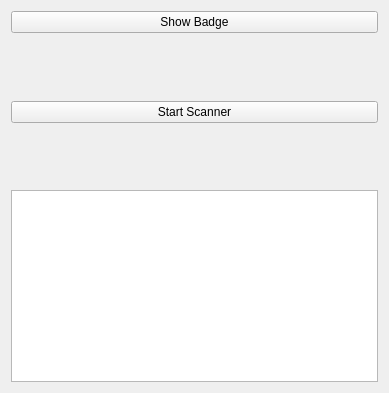
<?xml version="1.0" encoding="UTF-8"?>
<ui version="4.0">
 <class>CameraPairingWidget</class>
 <widget class="QWidget" name="CameraPairingWidget">
  <property name="geometry">
   <rect>
    <x>0</x>
    <y>0</y>
    <width>389</width>
    <height>393</height>
   </rect>
  </property>
  <property name="windowTitle">
   <string>Camera Pairing</string>
  </property>
  <layout class="QGridLayout" name="gridLayout">
   <item row="7" column="1" colspan="2">
    <widget class="QListWidget" name="listWidgetCandidates">
     <property name="sizePolicy">
      <sizepolicy hsizetype="Minimum" vsizetype="Minimum">
       <horstretch>0</horstretch>
       <verstretch>0</verstretch>
      </sizepolicy>
     </property>
     <property name="flow">
      <enum>QListView::LeftToRight</enum>
     </property>
     <property name="viewMode">
      <enum>QListView::IconMode</enum>
     </property>
    </widget>
   </item>
   <item row="0" column="1" colspan="2">
    <widget class="QPushButton" name="pushButtonBadge">
     <property name="sizePolicy">
      <sizepolicy hsizetype="Minimum" vsizetype="Minimum">
       <horstretch>0</horstretch>
       <verstretch>0</verstretch>
      </sizepolicy>
     </property>
     <property name="toolTip">
      <string>Display our badge so that other tiers may discover us.</string>
     </property>
     <property name="text">
      <string>Show Badge</string>
     </property>
     <property name="icon">
      <iconset resource="../../libres/resources/icons.qrc">
       <normaloff>:/icons/identity.svg</normaloff>:/icons/identity.svg</iconset>
     </property>
     <property name="checkable">
      <bool>true</bool>
     </property>
    </widget>
   </item>
   <item row="1" column="2">
    <widget class="QRWidget" name="widgetQR" native="true">
     <property name="sizePolicy">
      <sizepolicy hsizetype="Minimum" vsizetype="Expanding">
       <horstretch>0</horstretch>
       <verstretch>0</verstretch>
      </sizepolicy>
     </property>
    </widget>
   </item>
   <item row="1" column="1">
    <widget class="IdenticonWidget" name="widgetIdenticon" native="true">
     <property name="sizePolicy">
      <sizepolicy hsizetype="Minimum" vsizetype="Expanding">
       <horstretch>0</horstretch>
       <verstretch>0</verstretch>
      </sizepolicy>
     </property>
    </widget>
   </item>
   <item row="4" column="1" colspan="2">
    <widget class="QPushButton" name="pushButtonScanner">
     <property name="sizePolicy">
      <sizepolicy hsizetype="Minimum" vsizetype="Minimum">
       <horstretch>0</horstretch>
       <verstretch>0</verstretch>
      </sizepolicy>
     </property>
     <property name="toolTip">
      <string>Enable scanner to discover other tiers via QR code.</string>
     </property>
     <property name="text">
      <string>Start Scanner</string>
     </property>
     <property name="icon">
      <iconset resource="../../libres/resources/icons.qrc">
       <normaloff>:/icons/sensor_camera.svg</normaloff>:/icons/sensor_camera.svg</iconset>
     </property>
     <property name="checkable">
      <bool>true</bool>
     </property>
    </widget>
   </item>
   <item row="5" column="1" colspan="2">
    <widget class="QWidget" name="widgetCameraViewfinder" native="true">
     <property name="sizePolicy">
      <sizepolicy hsizetype="Minimum" vsizetype="Expanding">
       <horstretch>0</horstretch>
       <verstretch>0</verstretch>
      </sizepolicy>
     </property>
    </widget>
   </item>
   <item row="6" column="1" colspan="2">
    <widget class="WaitingSpinnerWidget" name="widgetSpinnerScanner" native="true">
     <property name="sizePolicy">
      <sizepolicy hsizetype="Preferred" vsizetype="Expanding">
       <horstretch>0</horstretch>
       <verstretch>0</verstretch>
      </sizepolicy>
     </property>
     <property name="minimumSize">
      <size>
       <width>0</width>
       <height>0</height>
      </size>
     </property>
    </widget>
   </item>
   <item row="3" column="1" colspan="2">
    <widget class="WaitingSpinnerWidget" name="widgetSpinnerBadge" native="true">
     <property name="sizePolicy">
      <sizepolicy hsizetype="Preferred" vsizetype="Expanding">
       <horstretch>0</horstretch>
       <verstretch>0</verstretch>
      </sizepolicy>
     </property>
     <property name="minimumSize">
      <size>
       <width>0</width>
       <height>0</height>
      </size>
     </property>
    </widget>
   </item>
  </layout>
 </widget>
 <customwidgets>
  <customwidget>
   <class>IdenticonWidget</class>
   <extends>QWidget</extends>
   <header location="global">identity/IdenticonWidget.hpp</header>
   <container>1</container>
  </customwidget>
  <customwidget>
   <class>QRWidget</class>
   <extends>QWidget</extends>
   <header location="global">qr/QRWidget.hpp</header>
   <container>1</container>
  </customwidget>
  <customwidget>
   <class>WaitingSpinnerWidget</class>
   <extends>QWidget</extends>
   <header location="global">components/WaitingSpinnerWidget.hpp</header>
   <container>1</container>
  </customwidget>
 </customwidgets>
 <resources>
  <include location="../../libres/resources/icons.qrc"/>
 </resources>
 <connections/>
</ui>
